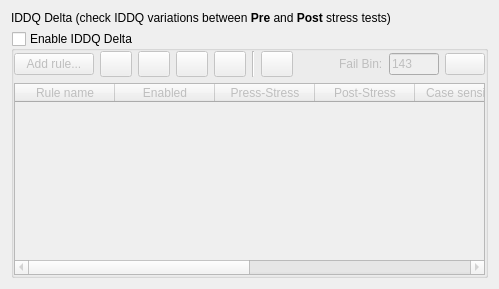
         <widget class="QWidget" name="tabIDDQ">
          <attribute name="title">
           <string>IDDQ Delta</string>
          </attribute>
          <layout class="QGridLayout" name="gridLayout_32">
           <item row="0" column="0">
            <widget class="QLabel" name="textLabel2_2_2_2_2_2_4_2_2_8">
             <property name="maximumSize">
              <size>
               <width>32767</width>
               <height>32767</height>
              </size>
             </property>
             <property name="text">
              <string>IDDQ Delta (check IDDQ variations between &lt;b&gt;Pre&lt;/b&gt; and &lt;b&gt;Post&lt;/b&gt; stress tests)</string>
             </property>
             <property name="textFormat">
              <enum>Qt::RichText</enum>
             </property>
             <property name="alignment">
              <set>Qt::AlignVCenter</set>
             </property>
             <property name="wordWrap">
              <bool>true</bool>
             </property>
            </widget>
           </item>
           <item row="1" column="0">
            <widget class="QGroupBox" name="groupBoxIDDQ_Delta">
             <property name="toolTip">
              <string/>
             </property>
             <property name="title">
              <string>Enable IDDQ Delta</string>
             </property>
             <property name="checkable">
              <bool>true</bool>
             </property>
             <property name="checked">
              <bool>false</bool>
             </property>
             <layout class="QVBoxLayout" name="verticalLayout_9">
              <property name="leftMargin">
               <number>0</number>
              </property>
              <property name="topMargin">
               <number>0</number>
              </property>
              <property name="rightMargin">
               <number>0</number>
              </property>
              <property name="bottomMargin">
               <number>0</number>
              </property>
              <item>
               <layout class="QHBoxLayout" name="horizontalLayout_13">
                <item>
                 <widget class="QPushButton" name="pushButtonAddIDDQ_Delta_Rule">
                  <property name="text">
                   <string>Add rule...</string>
                  </property>
                 </widget>
                </item>
                <item>
                 <widget class="QPushButton" name="pushButtonEditIDDQ_Delta_Rule">
                  <property name="sizePolicy">
                   <sizepolicy hsizetype="Fixed" vsizetype="Fixed">
                    <horstretch>0</horstretch>
                    <verstretch>0</verstretch>
                   </sizepolicy>
                  </property>
                  <property name="minimumSize">
                   <size>
                    <width>32</width>
                    <height>26</height>
                   </size>
                  </property>
                  <property name="maximumSize">
                   <size>
                    <width>32</width>
                    <height>26</height>
                   </size>
                  </property>
                  <property name="focusPolicy">
                   <enum>Qt::NoFocus</enum>
                  </property>
                  <property name="toolTip">
                   <string>Properties: Edit/Review select rule...</string>
                  </property>
                  <property name="text">
                   <string/>
                  </property>
                  <property name="icon">
                   <iconset resource="gex.qrc">
                    <normaloff>:/gex/icons/properties.png</normaloff>:/gex/icons/properties.png</iconset>
                  </property>
                  <property name="iconSize">
                   <size>
                    <width>32</width>
                    <height>32</height>
                   </size>
                  </property>
                 </widget>
                </item>
                <item>
                 <widget class="QPushButton" name="pushButtonDuplicateIDDQ_Delta_Rule">
                  <property name="sizePolicy">
                   <sizepolicy hsizetype="Fixed" vsizetype="Fixed">
                    <horstretch>0</horstretch>
                    <verstretch>0</verstretch>
                   </sizepolicy>
                  </property>
                  <property name="minimumSize">
                   <size>
                    <width>32</width>
                    <height>26</height>
                   </size>
                  </property>
                  <property name="maximumSize">
                   <size>
                    <width>32</width>
                    <height>26</height>
                   </size>
                  </property>
                  <property name="sizeIncrement">
                   <size>
                    <width>32</width>
                    <height>26</height>
                   </size>
                  </property>
                  <property name="toolTip">
                   <string>Duplicate selected rule...</string>
                  </property>
                  <property name="text">
                   <string/>
                  </property>
                  <property name="icon">
                   <iconset resource="gex.qrc">
                    <normaloff>:/gex/icons/copy.png</normaloff>:/gex/icons/copy.png</iconset>
                  </property>
                  <property name="iconSize">
                   <size>
                    <width>32</width>
                    <height>32</height>
                   </size>
                  </property>
                 </widget>
                </item>
                <item>
                 <widget class="QPushButton" name="pushButtonUpIDDQ_Delta_Rule">
                  <property name="sizePolicy">
                   <sizepolicy hsizetype="Fixed" vsizetype="Fixed">
                    <horstretch>0</horstretch>
                    <verstretch>0</verstretch>
                   </sizepolicy>
                  </property>
                  <property name="minimumSize">
                   <size>
                    <width>32</width>
                    <height>26</height>
                   </size>
                  </property>
                  <property name="maximumSize">
                   <size>
                    <width>32</width>
                    <height>26</height>
                   </size>
                  </property>
                  <property name="toolTip">
                   <string>Move selection Up (Reorder)</string>
                  </property>
                  <property name="text">
                   <string/>
                  </property>
                  <property name="icon">
                   <iconset resource="gex.qrc">
                    <normaloff>:/gex/icons/arrow_up.png</normaloff>:/gex/icons/arrow_up.png</iconset>
                  </property>
                  <property name="iconSize">
                   <size>
                    <width>32</width>
                    <height>32</height>
                   </size>
                  </property>
                 </widget>
                </item>
                <item>
                 <widget class="QPushButton" name="pushButtonDownIDDQ_Delta_Rule">
                  <property name="sizePolicy">
                   <sizepolicy hsizetype="Fixed" vsizetype="Fixed">
                    <horstretch>0</horstretch>
                    <verstretch>0</verstretch>
                   </sizepolicy>
                  </property>
                  <property name="minimumSize">
                   <size>
                    <width>32</width>
                    <height>26</height>
                   </size>
                  </property>
                  <property name="maximumSize">
                   <size>
                    <width>32</width>
                    <height>26</height>
                   </size>
                  </property>
                  <property name="toolTip">
                   <string>Move selection Down (Reorder)</string>
                  </property>
                  <property name="text">
                   <string/>
                  </property>
                  <property name="icon">
                   <iconset resource="gex.qrc">
                    <normaloff>:/gex/icons/arrow_down.png</normaloff>:/gex/icons/arrow_down.png</iconset>
                  </property>
                  <property name="iconSize">
                   <size>
                    <width>32</width>
                    <height>32</height>
                   </size>
                  </property>
                 </widget>
                </item>
                <item>
                 <widget class="Line" name="Line2_4">
                  <property name="frameShape">
                   <enum>QFrame::VLine</enum>
                  </property>
                  <property name="frameShadow">
                   <enum>QFrame::Sunken</enum>
                  </property>
                 </widget>
                </item>
                <item>
                 <widget class="QPushButton" name="pushButtonRemoveIDDQ_Delta_Rule">
                  <property name="sizePolicy">
                   <sizepolicy hsizetype="Fixed" vsizetype="Fixed">
                    <horstretch>0</horstretch>
                    <verstretch>0</verstretch>
                   </sizepolicy>
                  </property>
                  <property name="minimumSize">
                   <size>
                    <width>32</width>
                    <height>26</height>
                   </size>
                  </property>
                  <property name="maximumSize">
                   <size>
                    <width>32</width>
                    <height>26</height>
                   </size>
                  </property>
                  <property name="toolTip">
                   <string>Remove selected rule...</string>
                  </property>
                  <property name="text">
                   <string/>
                  </property>
                  <property name="icon">
                   <iconset resource="gex.qrc">
                    <normaloff>:/gex/icons/file_remove.png</normaloff>:/gex/icons/file_remove.png</iconset>
                  </property>
                  <property name="iconSize">
                   <size>
                    <width>32</width>
                    <height>32</height>
                   </size>
                  </property>
                 </widget>
                </item>
                <item>
                 <spacer name="horizontalSpacer_20">
                  <property name="orientation">
                   <enum>Qt::Horizontal</enum>
                  </property>
                  <property name="sizeHint" stdset="0">
                   <size>
                    <width>40</width>
                    <height>20</height>
                   </size>
                  </property>
                 </spacer>
                </item>
                <item>
                 <widget class="QLabel" name="textLabel2_2_2_2_9">
                  <property name="maximumSize">
                   <size>
                    <width>32767</width>
                    <height>32767</height>
                   </size>
                  </property>
                  <property name="text">
                   <string>Fail Bin:</string>
                  </property>
                  <property name="alignment">
                   <set>Qt::AlignVCenter</set>
                  </property>
                  <property name="wordWrap">
                   <bool>false</bool>
                  </property>
                 </widget>
                </item>
                <item>
                 <widget class="QLineEdit" name="lineEditIDDQ_Delta_Bin">
                  <property name="maximumSize">
                   <size>
                    <width>50</width>
                    <height>16777215</height>
                   </size>
                  </property>
                  <property name="toolTip">
                   <string>Defines the default Bin to issue for a Good die IDDQ-Delta outlier (hard bin &amp; soft bin)</string>
                  </property>
                  <property name="text">
                   <string>143</string>
                  </property>
                 </widget>
                </item>
                <item>
                 <widget class="GColorPushButton" name="pushButtonIDDQ_Delta_Color">
                  <property name="maximumSize">
                   <size>
                    <width>50</width>
                    <height>16777215</height>
                   </size>
                  </property>
                  <property name="toolTip">
                   <string>Define the Bin color assigned to Good dies IDDQ Delta outlier</string>
                  </property>
                  <property name="text">
                   <string/>
                  </property>
                  <property name="autoDefault">
                   <bool>false</bool>
                  </property>
                 </widget>
                </item>
               </layout>
              </item>
              <item>
               <widget class="QTableWidget" name="tableWidgetIDDQ_Delta_Rules">
                <property name="toolTip">
                 <string>IDDQ-Delta rules</string>
                </property>
                <column>
                 <property name="text">
                  <string>Rule name</string>
                 </property>
                </column>
                <column>
                 <property name="text">
                  <string>Enabled</string>
                 </property>
                </column>
                <column>
                 <property name="text">
                  <string>Press-Stress</string>
                 </property>
                </column>
                <column>
                 <property name="text">
                  <string>Post-Stress</string>
                 </property>
                </column>
                <column>
                 <property name="text">
                  <string>Case sensitive</string>
                 </property>
                </column>
                <column>
                 <property name="text">
                  <string>Algorithm</string>
                 </property>
                </column>
                <column>
                 <property name="text">
                  <string>N</string>
                 </property>
                </column>
                <column>
                 <property name="text">
                  <string>Fail Bin</string>
                 </property>
                </column>
               </widget>
              </item>
             </layout>
            </widget>
           </item>
          </layout>
         </widget>
